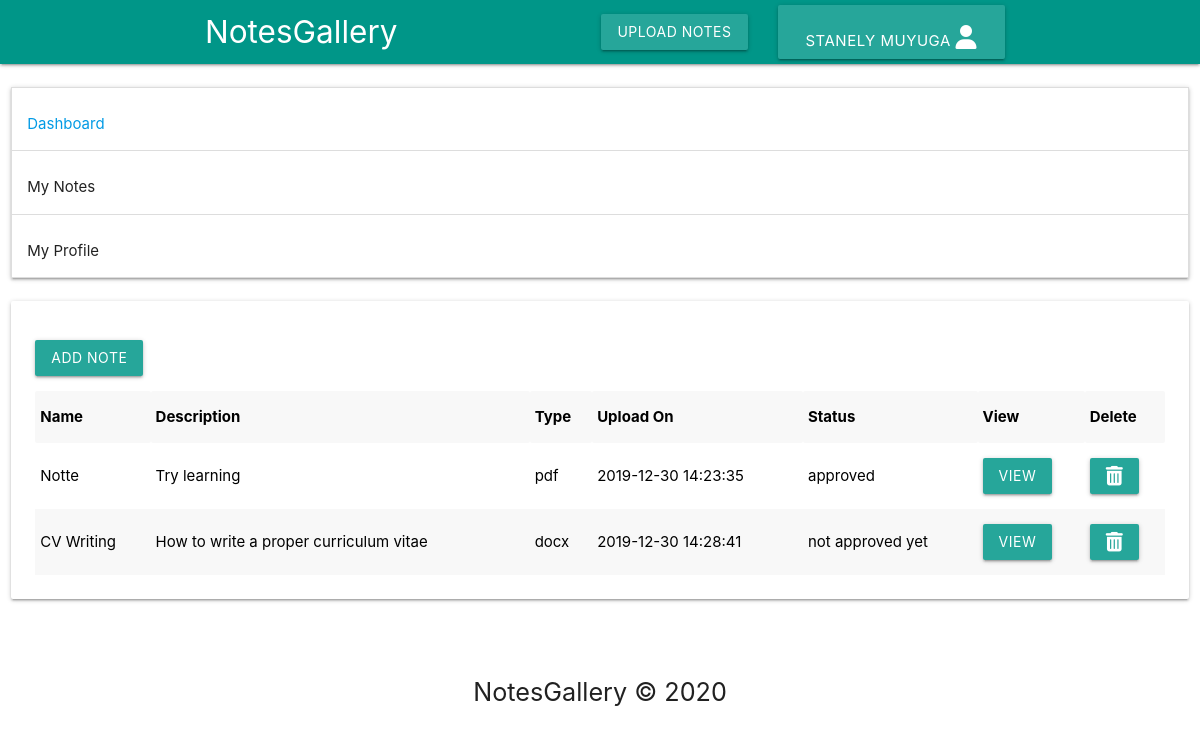
/dashboard/check-notes.php (signed in), run on the app's committed database.
### tables this page shows
CREATE TABLE `uploads` (
  `file_id` int(11) NOT NULL,
  `file_name` varchar(225) NOT NULL,
  `file_description` text NOT NULL,
  `file_type` varchar(225) NOT NULL,
  `file_uploader` varchar(225) NOT NULL,
  `file_uploaded_on` timestamp NOT NULL DEFAULT CURRENT_TIMESTAMP ON UPDATE CURRENT_TIMESTAMP,
  `file_uploaded_to` varchar(225) NOT NULL,
  `file` varchar(225) NOT NULL,
  `status` varchar(225) NOT NULL DEFAULT 'not approved yet'
);

### dashboard/check-notes.php (the view, shortened to what this page needs)
<?php
if (isset($_SESSION['id'])) {
    include '../includes/dbh.inc.php';
    ?>
<!DOCTYPE html>
<html lang="en">
<head>
  <link rel="stylesheet" href="../css/materialize.min.css">
  <link rel="stylesheet" href="../css/custom.css">
  <link rel="stylesheet" href="../css/fontawesome/css/all.css">
</head>
<body>
 <div class="navbar-fixed">
        <nav class="teal">
            <div class="container">
                <div class="nav-wrapper">
                    <a href="index.php" class="brand-logo">NotesGallery</a>
                    <a href="#" class="sidenav-trigger" data-target="mobile-nav">
                        <ul class="right hide-on-med-and-down">
                            <li><a href="upload-notes.php" class="btn">Upload Notes</a></li>
                            <li><a class='dropdown-trigger btn btn-large' href='#' data-target='dropdown1'><?php echo $_SESSION['name'] ?> <i class="fas fa-user"></i> </a>
                            </li>
                        </ul>
                    </a>
                </div>
            </div>
        </nav>
    </div>
  <section class="section">
    <div class="container-fluid">
      <div class="row">
        <div class="col s12 m12">
           <ul class="collapsible">
    <li>
      <div class="collapsible-header"><a href="index.php">Dashboard</a></div>
    </li>
    <li>
      <div class="collapsible-header">My Notes</div>
    </li>
    <li>
      <div class="collapsible-header">My Profile</div>
    </li>
  </ul>
        </div>
        <div class="col s12 m12 center-on-small-only">
          <div class="card white black-text shadow-sm">
            <div class="card-content">
              <div class="input-field">
                <a href="upload-notes.php" class="btn">Add Note</a>
              </div>
              <table class="table responsive-table highlight striped">
                <tr>
                  <th>Name</th>
                  <th>Description</th>
                  <th>Type</th>
                  <th>Upload On</th>
                  <th>Status</th>
                  <th>View</th>
                  <th>Delete</th>
                </tr>
                <?php
    $sql = "SELECT * FROM uploads";
    $stmt = mysqli_stmt_init($conn);
    if (!mysqli_stmt_prepare($stmt, $sql)) {
        echo '<div class="alert alert-danger fade center">
                              <p class="alert-heading h4">An error occured.!</p>
                          </div>';
        exit();
    } else {
        mysqli_stmt_execute($stmt);
        $result = mysqli_stmt_get_result($stmt);
        if (mysqli_num_rows($result) > 0) {
            while ($row = mysqli_fetch_array($result)) {
                echo '<tr>
                  <td>'.$row['file_name'].'</td>
                  <td>'.$row['file_description'].'</td>
                  <td>'.$row['file_type'].'</td>
                  <td>'.$row['file_uploaded_on'].'</td>
                  <td>'.$row['status'].'</td>
                  <td><a href="uploads/'.$row['file'].'" class="btn">View</a></td>
                  <td><a class="waves-effect waves-light btn modal-trigger" href="#modal1"><i class="fas fa-trash-alt"></i></a>
                <div id="modal1" class="modal">
                  <div class="modal-content">
                    <h4 class="center black-text">Are you sure you want to delete this document. This action is irreversible.</h4>
                    <div class="input-field center">
                      <a href="../includes/delete-note.php?id='.$row['file_id'].'" target="_blank" class="btn red">Delete</a>
                    <a class="waves-effect waves-light btn modal-close">Cancel</a>
                    </div>
                  </div>
                  <div class="modal-footer">
                    <a href="#!" class="modal-close waves-effect waves-green btn-flat">Close</a>
                  </div>
                </div>
                  </td>
                </tr>';
            }
        } else {
            echo '<script>alert("You have not uploaded any notes yet. Please upload notes...");window.location.href="upload-notes.php";</script>';
        }
    } ?>
              </table>
            </div>
          </div>
      </div>
    </div>
  </section>
  <footer class="note-footer center">
    <div class="container">
      <p class="flow-text">NotesGallery &COPY; <script>document.write(new Date().getFullYear());</script></p>
    </div>
  </footer>
</body>
</html>
<?php
} else {
        echo '<script>alert("You need to login to view this page.!");window.location.href="../login.php";</script>';
        exit();
    }?>

### css/custom.css (style rules this page uses)
html, body { height: 100%; }
.brand-logo { margin-left: 25px; }
.collapsible li { margin-top: 10px; }
.note-footer { flex-shrink: 0; }

### data on the page
uploads: file_name "Notte", file_description "Try learning", file_type "pdf", file_uploaded_on "2019-12-30 14:23:35", status "approved"
uploads: file_name "CV Writing", file_description "How to write a proper curriculum vitae", file_type "docx", file_uploaded_on "2019-12-30 14:28:41", status "not approved yet"

### other printed values
$_SESSION['name'] "STANELY MUYUGA"
